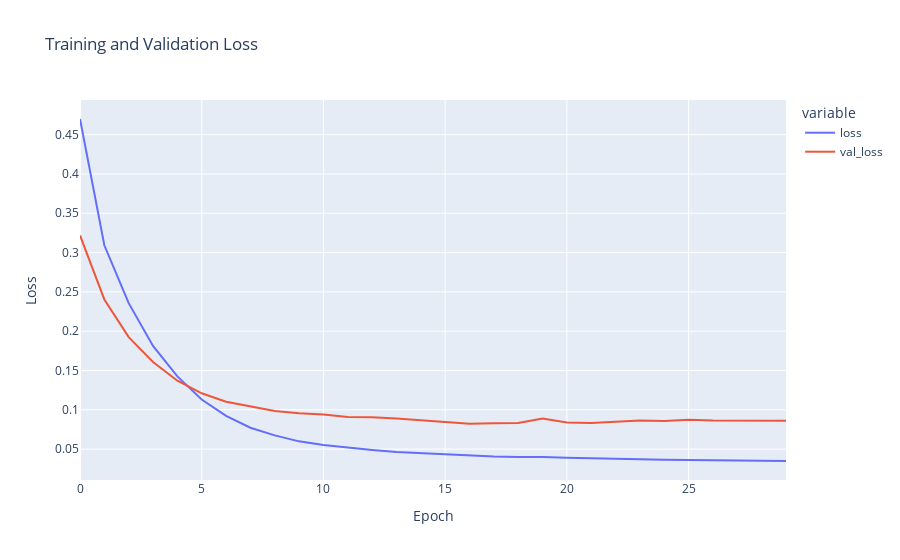

The notebook cell saved with this chart:
### Markdown cell above
### Results

### Code cell
fig = px.line(
    history.history,
    y = ['loss', 'val_loss'],
    labels = {'index': 'Epoch', 'value': 'Loss'},
    title = 'Training and Validation Loss'
)

fig.show()

### Figure 1 — Plotly figure (JSON) as saved in the notebook; plotly's stock layout.template omitted (floating-point values rounded to 4 significant figures)
{"data": [{"hovertemplate": "variable=loss<br>Epoch=%{x}<br>Loss=%{y}<extra></extra>", "legendgroup": "loss", "line": {"color": "#636efa", "dash": "solid"}, "marker": {"symbol": "circle"}, "mode": "lines", "name": "loss", "orientation": "v", "showlegend": true, "type": "scatter", "x": [0, 1, 2, 3, 4, 5, 6, 7, 8, 9, 10, 11, 12, 13, 14, 15, 16, 17, 18, 19, 20, 21, 22, 23, 24, 25, 26, 27, 28, 29], "xaxis": "x", "y": [0.4699, 0.3092, 0.2356, 0.1812, 0.1425, 0.113, 0.09228, 0.07721, 0.06748, 0.05984, 0.05529, 0.05198, 0.04897, 0.04633, 0.04477, 0.04315, 0.04191, 0.04064, 0.03989, 0.03992, 0.03897, 0.03818, 0.03769, 0.03675, 0.03634, 0.03602, 0.03578, 0.03493, 0.03488, 0.03486], "yaxis": "y"}, {"hovertemplate": "variable=val_loss<br>Epoch=%{x}<br>Loss=%{y}<extra></extra>", "legendgroup": "val_loss", "line": {"color": "#EF553B", "dash": "solid"}, "marker": {"symbol": "circle"}, "mode": "lines", "name": "val_loss", "orientation": "v", "showlegend": true, "type": "scatter", "x": [0, 1, 2, 3, 4, 5, 6, 7, 8, 9, 10, 11, 12, 13, 14, 15, 16, 17, 18, 19, 20, 21, 22, 23, 24, 25, 26, 27, 28, 29], "xaxis": "x", "y": [0.322, 0.2403, 0.1925, 0.1607, 0.137, 0.121, 0.1103, 0.1041, 0.09844, 0.09561, 0.09387, 0.09074, 0.09039, 0.08894, 0.08679, 0.08439, 0.08229, 0.08287, 0.08307, 0.08875, 0.08389, 0.08322, 0.0849, 0.08634, 0.08581, 0.08724, 0.08629, 0.08619, 0.0862, 0.08602], "yaxis": "y"}], "layout": {"legend": {"title": {"text": "variable"}, "tracegroupgap": 0}, "title": {"text": "Training and Validation Loss"}, "xaxis": {"anchor": "y", "domain": [0, 1], "title": {"text": "Epoch"}}, "yaxis": {"anchor": "x", "domain": [0, 1], "title": {"text": "Loss"}}}}
